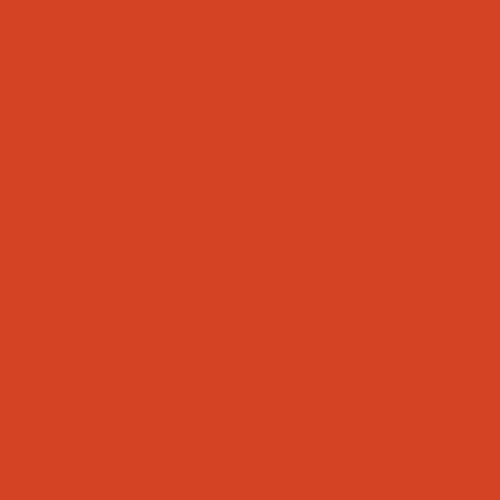
Frame 1 (no input)
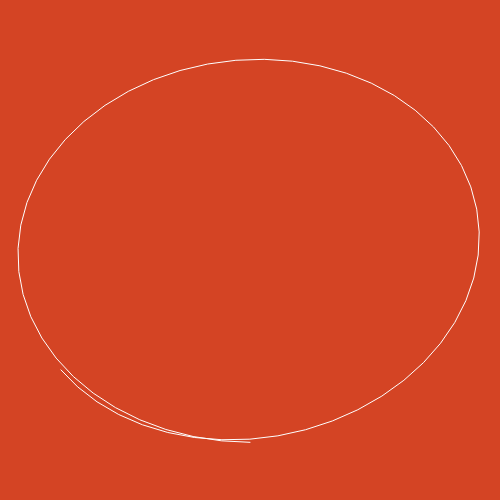
Frame 60 (no input)
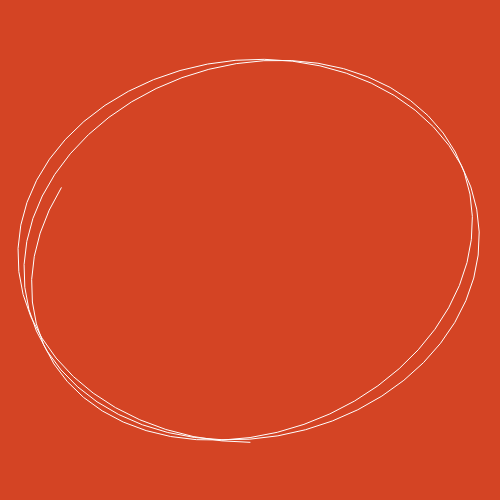
Frame 120 (the mouse pressed at the canvas centre since frame 60)

The p5.js sketch that drew these frames (run headless with seeded random() and noise() and a simulated clock; from frame 60 on, the mouse is pressed at the canvas centre):

// p5.js sketch
// ── sketch.js
// https://gist.github.com/limzykenneth/6731a9b740c93df20e45ac35e3e3a765

// Stop after how many frames
var iterations = 4000;
// The higher the damping the less the pendulum will shift its position
// ie. damping of 1000 or more will just draw concentric spirals
var damping = 400;

function setup() {
  // Create canvas
  var canvas = createCanvas(500, 500);
  // Give canvas an id in order to style it with CSS later
  canvas.id("vertigo");
  // Approximate background colour of the original poster
  background("#d44424");
}

function draw() {
  // Redraw the background each frame, replacing what's already drawn
  background("#d44424");
  // White strokes in line with the original poster
  stroke("#ffffff");
  // Draw lines only, don't fill in shapes
  noFill();
  // Begin drawing the shape
  beginShape();

  // To get the effect of the pattern drawing, every frame only `frameCount` number of frames
  // are drawn on the canvas
  for (var i = 0; i < frameCount; i++) {
    // Algorithm for harmonograph (https://en.wikipedia.org/wiki/Harmonograph)
    // Taken from https://www.johndcook.com/blog/2017/02/14/recreating-the-vertigo-poster/

    // x1 and y1 are two pendulums with amplitude (1.0 and 1.4) slightly offset from one another
    // Changing the divisor of the argument of sin and cos will change the frequency at which the
    // drawing occurs. Lower number = higher frequency
    var x1 = 1.0 * cos(i / 8) * exp(-i / 2500);
    var y1 = 1.4 * sin(i / 8) * exp(-i / 2500);

    var d = damping;

    var vx = sin(i / d) * x1 - cos(i / d) * y1;
    var vy = cos(i / d) * x1 + sin(i / d) * y1;

    // Mapping the value of the algorithms output to canvas coordinates
    var px = map(vx, -1.5, 1.5, 0, 500);
    var py = map(vy, -1.3, 1.3, 0, 500);
    // Define the vertex
    vertex(px, py);
  }

  // End shape and draw it on screen
  endShape();

  // Stop main loop after all iterations are done
  if (frameCount >= iterations) {
    noLoop();
  }
}
